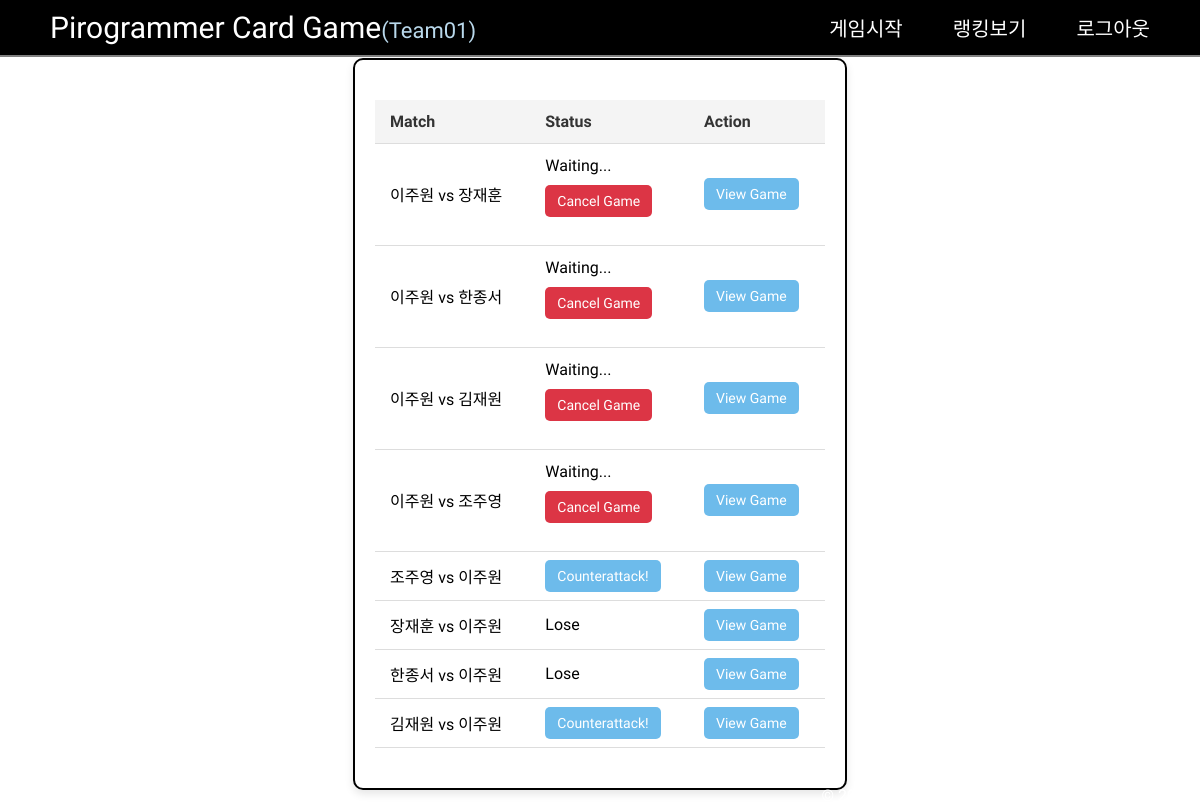
Page /game/list/ (signed in) on the committed database.
### game/models.py (models this page shows, shortened)
class Game(models.Model):
    WINNING_CONDITIONS = [
        ("HIGH", "Higher number wins"),
        ("LOW", "Lower number wins")
    ]
    attacker = models.ForeignKey(
        settings.AUTH_USER_MODEL,  # 사용자 정의 User 모델을 참조
        related_name="games_attacked",
        on_delete=models.CASCADE
    )
    defender = models.ForeignKey(
        settings.AUTH_USER_MODEL,  # 사용자 정의 User 모델을 참조
        related_name="games_defended",
        on_delete=models.CASCADE
    )
    attacker_card = models.PositiveIntegerField(null=True, blank=True)  # 공격자가 선택한 카드
    defender_card = models.PositiveIntegerField(null=True, blank=True)  # 방어자가 선택한 카드
    winning_condition = models.CharField(max_length=10, choices=WINNING_CONDITIONS, default="HIGH")  # 승리 조건
    result = models.CharField(max_length=10, blank=True)
    def get_result_for_user(self, user):
        if user == self.attacker:
            if self.result == "ATTACKER_WIN":
                return "WIN"
            elif self.result == "DEFENDER_WIN":
                return "LOSE"
            elif self.result == "DRAW":
                return "DRAW"
        elif user == self.defender:
            if self.result == "DEFENDER_WIN":
                return "WIN"
            elif self.result == "ATTACKER_WIN":
                return "LOSE"
            elif self.result == "DRAW":
                return "DRAW"
        return "NOT_PARTICIPATING"

### user/models.py (models this page shows, shortened)
class User(AbstractUser):
    username = models.CharField(max_length=50, unique=True)  # 유저 이름
    point = models.IntegerField(default=0)  # 유저 점수
    groups = models.ManyToManyField(
        Group,
        related_name='custom_user_groups',  # related_name을 'custom_user_groups'로 설정
        blank=True
    )
    user_permissions = models.ManyToManyField(
        Permission,
        related_name='custom_user_permissions',  # related_name을 'custom_user_permissions'로 설정
        blank=True
    )

### game/views.py (the view)
# urls.py: path('list/', views.list_view, name='list_view'),
@login_required
def list_view(request):
    user = request.user  # 현재 로그인한 사용자
    games_as_attacker = Game.objects.filter(attacker=user)
    games_as_defender = Game.objects.filter(defender=user)
    all_games = games_as_attacker | games_as_defender
    games_with_status = []
    for game in all_games:
        if game.result == "":  # 결과가 없는 경우
            if user == game.attacker and not game.defender_card:
                status = "waiting"  # 방어자가 아직 응답하지 않은 상태
            elif user == game.defender and not game.defender_card:
                status = "counterattack"  # 방어자가 반격해야 하는 상태
        else:
            status = "finished"  # 게임이 종료된 상태
        user_result = game.get_result_for_user(user)
        games_with_status.append({
            "game": game,
            "status": status,
            "user_result": user_result
        })
    context = {
        "user": user,
        "games_with_status": games_with_status,
    }
    return render(request, "game/list.html", context)

### templates/game/list.html (shortened to what this page needs)
{% extends 'base.html' %}
{% load static %}
{% block extra_css %}
<link rel="stylesheet" href="{% static 'styles/list.css' %}" />
{% endblock %}
{% block content %}
<div class="game_list_all">
  <div class="game-list-header">
    <h2>{{ user.username }}'s Game List</h2>
  </div>
  <div class="body_box">
    <table>
      <thead>
        <tr>
          <th>Match</th>
          <th>Status</th>
          <th>Action</th>
        </tr>
      </thead>
      <tbody>
        {% for item in games_with_status %}
        <tr>
          <td>{{ item.game.attacker.username }} vs {{ item.game.defender.username }}</td>
          <td>
            {% if item.status == "waiting" %} Waiting...
            <form method="post" action="{% url 'game:cancel_game' item.game.id %}">
              <button type="submit">Cancel Game</button>
            </form>
            {% elif item.status == "counterattack" %}
            <a href="{% url 'game:counterattack' item.game.id %}">Counterattack!</a>
            {% elif item.status == "finished" %} {% if item.user_result == "DRAW" %} Draw {% elif item.user_result == "WIN" %} Win {% else %} Lose {% endif %}
            {%endif %}
          </td>
          <td>
            <a href="{% url 'game:game_detail' item.game.id %}">View Game</a>
          </td>
        </tr>
        {% endfor %}
      </tbody>
    </table>
  </div>
</div>
{% endblock %}

### templates/base.html (shortened to what this page needs)
{% load static %}
{% block extra_css %}
{% endblock %}
<!DOCTYPE html>
<html lang="en">
  <head>
    <link rel="stylesheet" href="{% static './styles/main.css' %}" />
  </head>
  <body>
    <header class="header">
      <div class="header-left"><a href="{% url 'user:intro2' %}">Pirogrammer Card Game</a><span class="mini">(Team01)</span></div>
      <div class="header-right">
        <div class="header_login"><a href="{% url 'game:start_game' %}">게임시작</a></div>
        <div class="header_signup"><a href="{% url 'ranking:ranking' %}">랭킹보기</a></div>
        <div class="header_logout"><a href="{% url 'user:logout'%}">로그아웃</a></div>
      </div>
    </header>
    <main class="container">
      {% block content %}{% endblock %}
    </main>
    <footer>
      <span class="footer">&copy; 2025 Pirogrammer Card Game. All rights reserved.</span>
    </footer>
  </body>
</html>

### static/styles/list.css (style rules this page uses)
table { width: 100%; border-collapse: collapse; margin: 20px 0; }
th, td { padding: 12px 15px; text-align: left; border-bottom: 1px solid #ddd; }
th { background-color: #f4f4f4; color: #333; font-size: 16px; }
td { background-color: #fff; }
h2 { font-size: 28px; font-weight: bold; margin-bottom: 20px; text-align: center; color: #333; }
td form button, td a { font-size: 14px; padding: 8px 12px; background-color: #6dbbeb; color: white; border-radius: 5px; text-align: center; text-decoration: none; cursor: pointer; border: none; }
td form button { background-color: #dc3545; margin-top: 10px; }
.body_box { width: 80%; max-width: 900px; margin: 20px auto; background-color: rgba(255, 255, 255, 0.8); padding: 20px; border-radius: 8px; box-shadow: 0 4px 8px rgba(0, 0, 0, 0.1); }
.game-list-header { text-align: center; }
.game-list-header h2 { font-size: 28px; font-weight: bolder; color: #333; }
.game_list_all { display: flex; flex-direction: column; }
.body_box { display: flex; width: 550px; }

### static/styles/main.css (style rules this page uses)
:root { --main-font: "Chakra Petch", sans-serif; --secondary-font: "IBM Plex Sans KR", Arial, sans-serif; }
a { text-decoration: none; color: black; }
button { all: unset; background: none; border: none; color: inherit; font: inherit; cursor: pointer; }
body { font-family: var(--main-font); background-image: url("../img/background_img.png"); background-size: cover; background-position: center -135px; background-repeat: no-repeat; margin: 0; padding: 0; height: 100vh; display: flex; flex-direction: column; }
.header-right, .main_comment { font-family: var(--secondary-font); }
.header { border-bottom: 2px solid; border-bottom-color: gray; background-color: black; display: flex; flex-direction: row; justify-content: space-between; align-items: center; position: relative; z-index: 1; color: white; }
.header-left { font-size: 30px; margin-left: 40px; padding: 10px; }
.header-left > a { color: white; }
.header-right { display: flex; flex-direction: row; font-size: 20px; }
.header_login, .header_signup, .header_logout { margin-right: 50px; }
.header_login > a, .header_signup > a, .header_logout > a { color: white; }
.mini { font-size: 22px; color: #b9d8eb; }
footer { color: white; text-align: center; padding-bottom: 5px; position: fixed; bottom: 0; right: 5px; width: auto; font-size: 16px; }
.container { display: flex; justify-content: center; align-items: center; height: calc(100vh - 100px - 50px); }
.body_box { display: flex; flex-direction: column; justify-content: center; align-items: center; width: 450px; background-color: rgb(255, 255, 255, 0.6); border: 2px solid; border-radius: 10px; }

### rows in the picture
Game: game.attacker.username "이주원", game.defender.username "장재훈", shows "Waiting..."
Game: game.attacker.username "이주원", game.defender.username "한종서", shows "Waiting..."
Game: game.attacker.username "이주원", game.defender.username "김재원", shows "Waiting..."
Game: game.attacker.username "이주원", game.defender.username "조주영", shows "Waiting..."
Game: game.attacker.username "조주영", game.defender.username "이주원", shows "Counterattack!"
Game: game.attacker.username "장재훈", game.defender.username "이주원", shows "Lose"
Game: game.attacker.username "한종서", game.defender.username "이주원", shows "Lose"
Game: game.attacker.username "김재원", game.defender.username "이주원", shows "Counterattack!"
